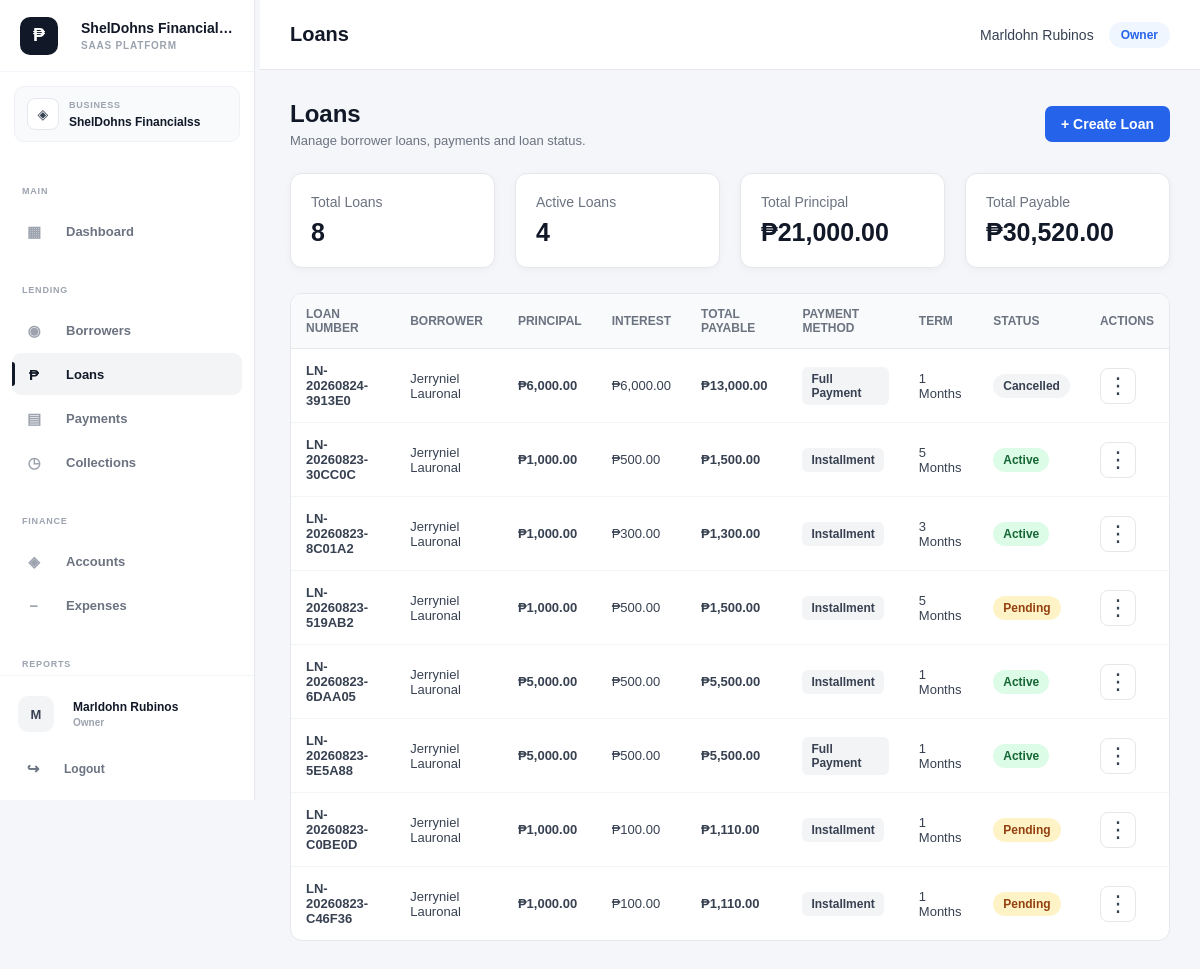
Screenshot of /public/index.php?url=loans (signed in) with the database file from the repository.
### tables this page shows
CREATE TABLE `loans` (
  `id` int(10) UNSIGNED NOT NULL,
  `business_id` bigint(20) UNSIGNED NOT NULL,
  `borrower_id` int(10) UNSIGNED NOT NULL,
  `account_id` int(10) UNSIGNED DEFAULT NULL,
  `category_id` int(10) UNSIGNED DEFAULT NULL,
  `loan_number` varchar(50) NOT NULL,
  `principal_amount` decimal(15,2) NOT NULL DEFAULT 0.00,
  `interest_rate` decimal(8,2) NOT NULL DEFAULT 0.00,
  `interest_type` enum('flat','reducing_balance') NOT NULL DEFAULT 'flat',
  `payment_type` enum('installment','full_payment') NOT NULL DEFAULT 'installment',
  `term` int(11) NOT NULL DEFAULT 1,
  `term_period` enum('days','weeks','months','years') NOT NULL DEFAULT 'months',
  `processing_fee` decimal(15,2) NOT NULL DEFAULT 0.00,
  `total_interest` decimal(15,2) NOT NULL DEFAULT 0.00,
  `total_payable` decimal(15,2) NOT NULL DEFAULT 0.00,
  `release_date` date DEFAULT NULL,
  `first_payment_date` date DEFAULT NULL,
  `status` enum('pending','approved','active','completed','overdue','cancelled','rejected') NOT NULL DEFAULT 'pending',
  `purpose` varchar(255) DEFAULT NULL,
  `notes` text DEFAULT NULL,
  `created_by` int(10) UNSIGNED DEFAULT NULL,
  `created_at` timestamp NOT NULL DEFAULT current_timestamp(),
  `updated_at` timestamp NOT NULL DEFAULT current_timestamp() ON UPDATE current_timestamp()
);

### app/views/loans/index.php (the view, shortened to what the rows shown need)
<?php
$loans =
    $loans
    ?? [];
if (!function_exists('formatPaymentMethod')) {
    function formatPaymentMethod($value): string
    {
        $value =
            strtolower(
                trim(
                    (string)$value
                )
            );
        switch ($value) {
            case 'full_payment':
                return 'Full Payment';
            case 'installment':
                return 'Installment';
        }
    }
}
?>
<!DOCTYPE html>
<html lang="en">
<head>
    <link
        rel="stylesheet"
        href="assets/css/style.css"
    >
</head>
<body>
<div class="main-content">
    <div class="container">
        <div class="page-header">
            <div>
                <h1>
                    Loans
                </h1>
            </div>
        </div>
        <?php if (empty($loans)): ?>
            <div
                class="form-card"
                style="margin-top:20px;"
            >
                <div class="empty-state">
                    <h3>
                        No Loans Found
                    </h3>
                    <p>
                        You haven't created
                        any loans yet.
                    </p>
                    <br>
                    <button
                        type="button"
                        class="btn btn-primary"
                        onclick="openCreateLoanModal()"
                    >
                        Create Your First Loan
                    </button>
                </div>
            </div>
        <?php else: ?>
            <div
                class="table-container"
                style="margin-top:20px;"
            >
                <table>
                    <thead>
                        <tr>
                            <th>
                                Loan Number
                            </th>
                            <th>
                                Borrower
                            </th>
                            <th>
                                Principal
                            </th>
                            <th>
                                Interest
                            </th>
                            <th>
                                Total Payable
                            </th>
                            <th>
                                Payment Method
                            </th>
                            <th>
                                Term
                            </th>
                            <th>
                                Status
                            </th>
                            <th>
                                Actions
                            </th>
                        </tr>
                    </thead>
                    <tbody>
                    <?php foreach (
                        $loans as $loan
                    ): ?>
                        <?php
                        $loanId =
                            (int)(
                                $loan['id']
                                ?? 0
                            );
                        $loanNumber =
                            $loan['loan_number']
                            ?? '';
                        $borrowerName =
                            $loan['borrower_name']
                            ?? $loan['full_name']
                            ?? $loan['borrower']
                            ?? 'Unknown Borrower';
                        $principal =
                            (float)(
                                $loan['principal_amount']
                                ?? 0
                            );
                        $interest =
                            (float)(
                                $loan['total_interest']
                                ?? 0
                            );
                        $payable =
                            (float)(
                                $loan['total_payable']
                                ?? 0
                            );
                        $term =
                            (int)(
                                $loan['term']
                                ?? 1
                            );
                        $termPeriod =
                            $loan['term_period']
                            ?? 'months';
                        $paymentType =
                            $loan['payment_type']
                            ?? 'installment';
                        $status =
                            strtolower(
                                $loan['status']
                                ?? 'pending'
                            );
                        ?>
                        <tr>
                            <td>
                                <span class="loan-number">
                                    <?= htmlspecialchars(
                                        $loanNumber
                                    ) ?>
                                </span>
                            </td>
                            <td>
                                <?= htmlspecialchars(
                                    $borrowerName
                                ) ?>
                            </td>
                            <td>
                                <strong>
                                    ₱<?= number_format(
                                        $principal,
                                        2
                                    ) ?>
                                </strong>
                            </td>
                            <td>
                                ₱<?= number_format(
                                    $interest,
                                    2
                                ) ?>
                            </td>
                            <td>
                                <strong>
                                    ₱<?= number_format(
                                        $payable,
                                        2
                                    ) ?>
                                </strong>
                            </td>
                            <td>
                                <span class="payment-method">
                                    <?= htmlspecialchars(
                                        formatPaymentMethod(
                                            $paymentType
                                        )
                                    ) ?>
                                </span>
                            </td>
                            <td>
                                <?= number_format(
                                    $term
                                ) ?>
                                <?= htmlspecialchars(
                                    ucfirst(
                                        $termPeriod
                                    )
                                ) ?>
                            </td>
                            <td>
                                <span
                                    class="loan-status loan-status-<?= htmlspecialchars(
                                        $status
                                    ) ?>"
                                >
                                    <?= htmlspecialchars(
                                        ucfirst(
                                            $status
                                        )
                                    ) ?>
                                </span>
                            </td>
                            <td>
                                <div class="loan-action-menu">
                                    <button
                                        type="button"
                                        class="loan-action-button"
                                        onclick="toggleLoanActions(<?= $loanId ?>)"
                                        aria-label="Loan actions"
                                        aria-expanded="false"
                                        data-loan-id="<?= $loanId ?>"
                                    >
                                        ⋮
                                    </button>
                                </div>
                            </td>
                        </tr>
                    <?php endforeach; ?>
                    </tbody>
                </table>
            </div>
        <?php endif; ?>
    </div>
</div>
</body>
</html>

### rows the page displays
loans: loan_number "LN-20260824-3913E0", borrowerName "Jerryniel Lauronal", principal_amount "6,000.00", total_interest "6,000.00", total_payable "13,000.00", payment_type "Full Payment", term "1", term_period "Months", status "Cancelled"
loans: loan_number "LN-20260823-30CC0C", borrowerName "Jerryniel Lauronal", principal_amount "1,000.00", total_interest "500.00", total_payable "1,500.00", payment_type "Installment", term "5", term_period "Months", status "Active"
loans: loan_number "LN-20260823-8C01A2", borrowerName "Jerryniel Lauronal", principal_amount "1,000.00", total_interest "300.00", total_payable "1,300.00", payment_type "Installment", term "3", term_period "Months", status "Active"
loans: loan_number "LN-20260823-519AB2", borrowerName "Jerryniel Lauronal", principal_amount "1,000.00", total_interest "500.00", total_payable "1,500.00", payment_type "Installment", term "5", term_period "Months", status "Pending"
loans: loan_number "LN-20260823-6DAA05", borrowerName "Jerryniel Lauronal", principal_amount "5,000.00", total_interest "500.00", total_payable "5,500.00", payment_type "Installment", term "1", term_period "Months", status "Active"
loans: loan_number "LN-20260823-5E5A88", borrowerName "Jerryniel Lauronal", principal_amount "5,000.00", total_interest "500.00", total_payable "5,500.00", payment_type "Full Payment", term "1", term_period "Months", status "Active"
loans: loan_number "LN-20260823-C0BE0D", borrowerName "Jerryniel Lauronal", principal_amount "1,000.00", total_interest "100.00", total_payable "1,110.00", payment_type "Installment", term "1", term_period "Months", status "Pending"
loans: loan_number "LN-20260823-C46F36", borrowerName "Jerryniel Lauronal", principal_amount "1,000.00", total_interest "100.00", total_payable "1,110.00", payment_type "Installment", term "1", term_period "Months", status "Pending"

### other values shown
$sidebarBrandName "ShelDohns Financialss"
$sidebarBrandTagline "SAAS PLATFORM"
$business['name'] "ShelDohns Financialss"
$avatarLetter "M"
$displayName "Marldohn Rubinos"
$displayRole "Owner"
$user['full_name'] "Marldohn Rubinos"
$tenantRole "Owner"
$totalLoans "8"
$activeLoans "4"
$totalPrincipal "21,000.00"
$totalPayable "30,520.00"
